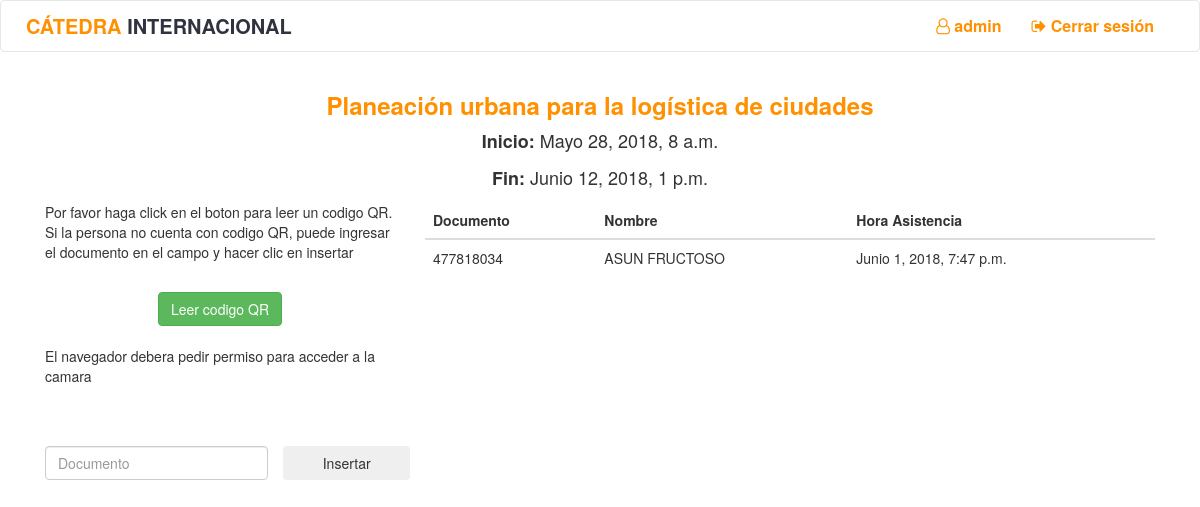
Page /clase/1/1/ (signed in) on the committed database.
### qr/models.py (models this page shows, shortened)
class Curso(models.Model):
    identificador = models.IntegerField(default=0000, null=False)
    nombre = models.CharField(max_length=300)
    clases = models.ManyToManyField(Clase)
    monitores = models.ManyToManyField(User)

class Clase(models.Model):
    inicio = models.DateTimeField(default=datetime.now)
    fin = models.DateTimeField(default=datetime.now)

class Asistencia(models.Model):
    curso = models.ForeignKey(Curso, on_delete=models.CASCADE)
    estudiante = models.ForeignKey(Estudiante, on_delete=models.CASCADE)
    monitor = models.ForeignKey(User, on_delete=models.CASCADE)
    fecha = models.DateTimeField(default=datetime.now)

class Estudiante(models.Model):
    identificacion = models.CharField(max_length=20)
    tipo_documento = models.CharField(max_length=30, choices=DOCUMENTOS)
    nombre = models.CharField(max_length=200)
    correo = models.CharField(max_length=100)
    cursos = models.ManyToManyField(Curso)

### qr/views.py (the view)
# urls.py: url(r"^clase/(?P<id_curso>[0-9]+)/(?P<id_clase>[0-9]+)/$", views.clase, name="clase"),
def clase(request,id_curso, id_clase):
    if not request.user.is_authenticated():
        return redirect('qr:login')
    curso = get_object_or_404(Curso, pk=id_curso)
    clase = get_object_or_404(Clase, pk=id_clase)
    monitor = get_object_or_404(User, pk=request.user.id)
    asistencias = Asistencia.objects.filter(Q(fecha__gt=clase.inicio) & Q(fecha__lt=clase.fin) & Q(curso=curso))
    if not monitor in curso.monitores.all():
        return redirect('qr:home')
    currentDate = datetime.now() + timedelta(hours=5)
    formato_local = "%d de %B del %Y a las %I:%M"
    if request.user.is_authenticated():
        if request.method == "POST":
            qr_text = request.body.decode("utf-8").split("?")
            estudiante = get_object_or_404(Estudiante, identificacion=qr_text[0])
            response = {}
            print(currentDate.hour,"|",clase.fin.hour,"-",currentDate.minute,"|",clase.fin.minute)
            if len(Asistencia.objects.filter(Q(fecha__gt=clase.inicio) & Q(fecha__lt=clase.fin) & Q(curso=curso) & Q(estudiante=estudiante)))>0:
                response["status"] = -201
                response["message"] = "La persona ya tiene una asistencia creada"
                print("Asistencia rechazada: la persona tiene asistencia")
            elif currentDate.hour>=clase.fin.hour and currentDate.minute>clase.fin.minute:
                response["status"] = -201
                response["message"] = "El tiempo ha finalizado. Ya no se puede registrar"
                print("El tiempo ha finalizado. Ya no se puede registrar")
            elif curso in estudiante.cursos.all() and curso.identificador == int(qr_text[1]) and monitor in curso.monitores.all():
                asistencia = Asistencia.objects.create(curso=curso, estudiante=estudiante, monitor=monitor, fecha=datetime.now(tz=timezone.utc))
                response["status"] = 200
                response["message"] = "Asistencia tomada con exito"
                response["asistencia"] = {"nombre": asistencia.estudiante.nombre, "documento": asistencia.estudiante.identificacion}
                response["fecha"] = currentDate.strftime(formato_local)
                print("Asistencia tomada")
            else:
                response["status"] = -200
                response["message"] = "No se puede tomar la asistencia al estudiante"
                print("Error al tomar asistencia")
            return HttpResponse(JsonResponse(response))
    context = {
        "clase": clase,
        "curso": curso,
        "active": clase.inicio <= datetime.now(tz=timezone.utc) and clase.fin > datetime.now(tz=timezone.utc),
        "asistencias":asistencias
    }
    return render(request, "qr/clase.html", context)

### templates/qr/clase.html (shortened to what this page needs)
{% extends 'qr/base.html' %}
{% load staticfiles %}
{% block head %}
    <link rel='stylesheet' href="{% static "qr/css/qr.css" %}" />
    <link rel='stylesheet' href="{% static "qr/css/clase.css" %}" />
{% endblock %}
{% block body %}
    <div class="container" ng-app="Scanner" ng-controller="scan-controller">
        <div class="row center">
            <h3><b><a class="yellow" href="{% url 'qr:curso' curso.id %}">{{ curso.nombre }}</a></b></h3>
            <p class="center hora"><b>Inicio:</b> {{ clase.inicio }}</p>
            <p class="center hora"><b>Fin:</b> {{ clase.fin }}</p>
        </div>
        <div clas="row">
            {% if active %}
            <div class="col-sm-4">
                <p>Por favor haga click en el boton para leer un codigo QR. Si la persona no cuenta con codigo QR, puede ingresar el documento en el campo y hacer clic en insertar</p>
                <br>
                <div class="center">
                    <button class="btn btn-success" ng-click="start()">
                        Leer codigo QR
                    </button>
                </div>
                <br>
                <p ng-hide="cameraRequested">El navegador debera pedir permiso para acceder a la camara</p>
                <br>
                <br>
                <div class="row">
                    <div class="col-xs-8">
                        <input ng-model="identificacion" class="form-control" type="text" name="fname" placeholder="Documento">
                    </div>
                    <input  class="btn col-xs-4 " type="submit" value="Insertar" ng-click="asistenciaManual({{ curso.identificador }})">
                </div>
            </div>
            <div class="col-sm-8">
            {% else %}
            <div class="col-sm-12">
            {% endif %}
                <table class="table">
                  <thead class="thead-light">
                    <tr>
                      <th scope="col">Documento</th>
                      <th scope="col">Nombre</th>
                      <th scope="col">Hora Asistencia</th>
                    </tr>
                  </thead>
                  <tbody>
                    {%  for asistencia in asistencias %}
                        <tr>
                          <td>{{ asistencia.estudiante.identificacion }}</td>
                          <td>{{ asistencia.estudiante.nombre }}</td>
                          <td>{{ asistencia.fecha }}</td>
                        </tr>
                    {% endfor %}
                  </tbody>
                </table>
            </div>
        </div>
    </div>
{% endblock %}

### templates/qr/base.html (shortened to what this page needs)
<!DOCTYPE html>
<html>
    {% load staticfiles %}
    <head>
        <link rel="stylesheet" href="https://maxcdn.bootstrapcdn.com/bootstrap/3.3.7/css/bootstrap.min.css">
        <link rel="stylesheet" href="https://maxcdn.bootstrapcdn.com/font-awesome/4.7.0/css/font-awesome.min.css">
        <link rel="stylesheet" href="{% static "qr/css/qr.css" %}">
        {% block head %}{% endblock %}
    </head>
    <body>
        {% if user.is_authenticated %}
        <header class="page-row">
            <nav class="navbar navbar-default">
              <div class="container-fluid">
                <div class="navbar-header">
                    <a class="li_nav" href="{% url 'qr:home' %}">
                        <span class="nav-title">CÁTEDRA <span class="text-gray">INTERNACIONAL</span></span>
                    </a>
                </div>
                <div class="collapse navbar-collapse" id="bs-example-navbar-collapse-1">
                  <ul class="nav navbar-nav right-nav">
                    <li id="li-username">
                        <a class="li_nav" href="{% url 'qr:me' %}">
                            <i class="fa fa-user-o" aria-hidden="true"></i> {{ user.username }}
                        </a>
                    </li>
                    {% if user.is_authenticated %}
                        <li>
                            <a class="li_nav" href="{% url 'qr:logout' %}"><i class="fa fa-sign-out" aria-hidden="true"></i> Cerrar sesión</a>
                        </li>
                    {% else %}
                        <li>
                            <a class="li_nav" href="{% url 'qr:login' %}"><i class="fa fa-sign-in" aria-hidden="true"></i> Iniciar sesión</a>
                        </li>
                    {% endif %}
                  </ul>
                </div>
              </div>
            </nav>
        </header>
        {% endif %}
        <main class="page-row page-row-expanded">
            {% block body %}{% endblock %}
        </main>
    </body>
</html>

### qr/static/qr/css/qr.css (style rules this page uses)
body { background-color: #ffffff; }
h4,h1,h2,h3,h5, .yellow { color: #FF9000; }
.center { text-align: center; }
#li-username { line-height: 50px; color: #777777; }
.navbar { background-color: #ffffff; color: #FF9000; }
.li_nav { color: #FF9000 !important; font-size: 16px; }
.nav-title { line-height: 50px; color: #FF9000; font-weight: bold; margin-left: 10px; font-size: 20px ; }
a { color: #30333F; font-weight: bold; }
.text-gray { color: #30333F; }
@media (min-width: 768px) { .right-nav { float: right; } }

### qr/static/qr/css/clase.css (style rules this page uses)
.hora { font-size: 18px; }

### rows in the picture
Curso: nombre "Planeación urbana para la logística de ciudades"
Clase: inicio "Mayo 28, 2018, 8 a.m.", fin "Junio 12, 2018, 1 p.m."
Asistencia: estudiante.identificacion "477818034", estudiante.nombre "ASUN FRUCTOSO", fecha "Junio 1, 2018, 7:47 p.m."

### other values in the picture
{{ user.username }} "admin"
